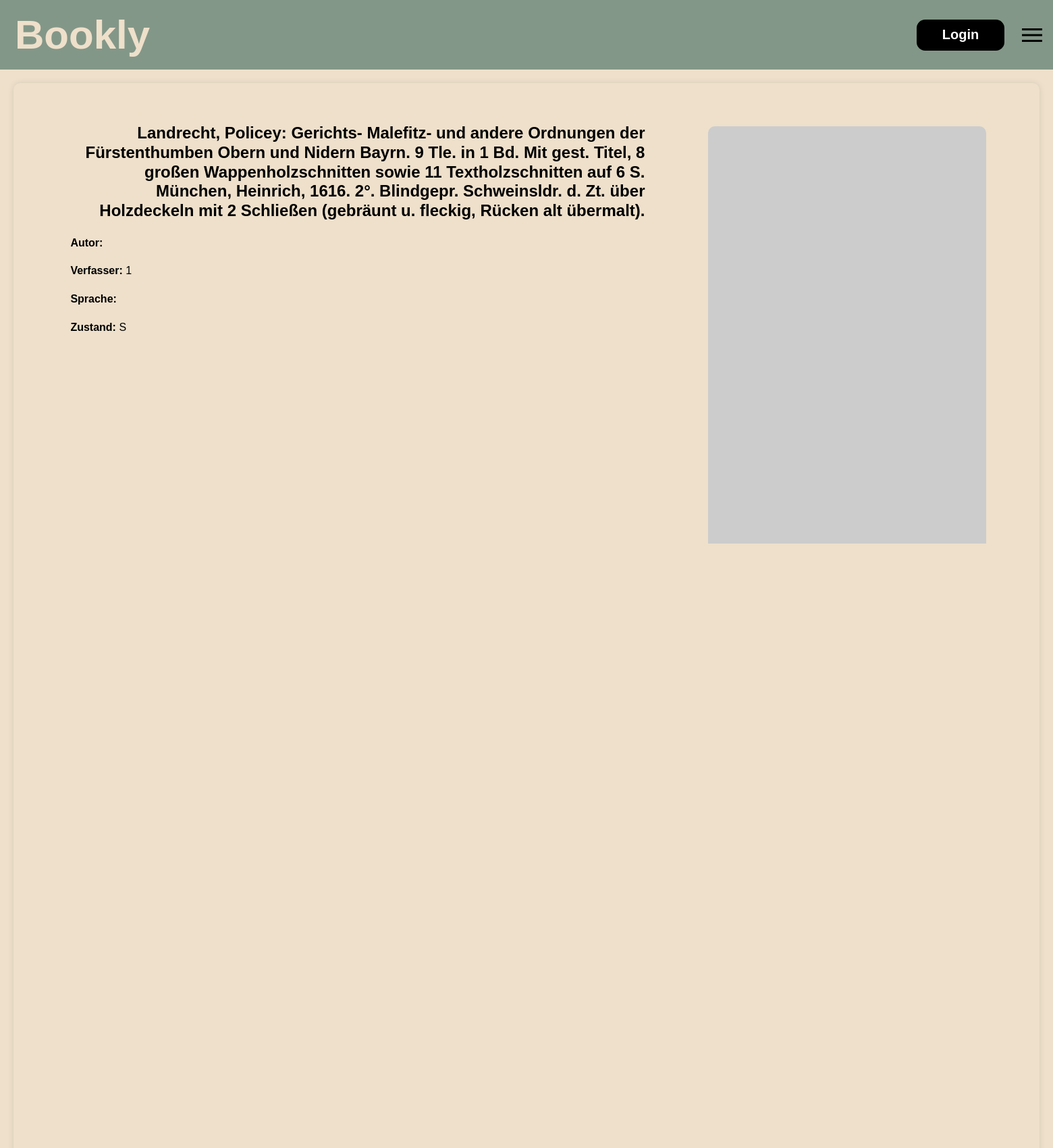
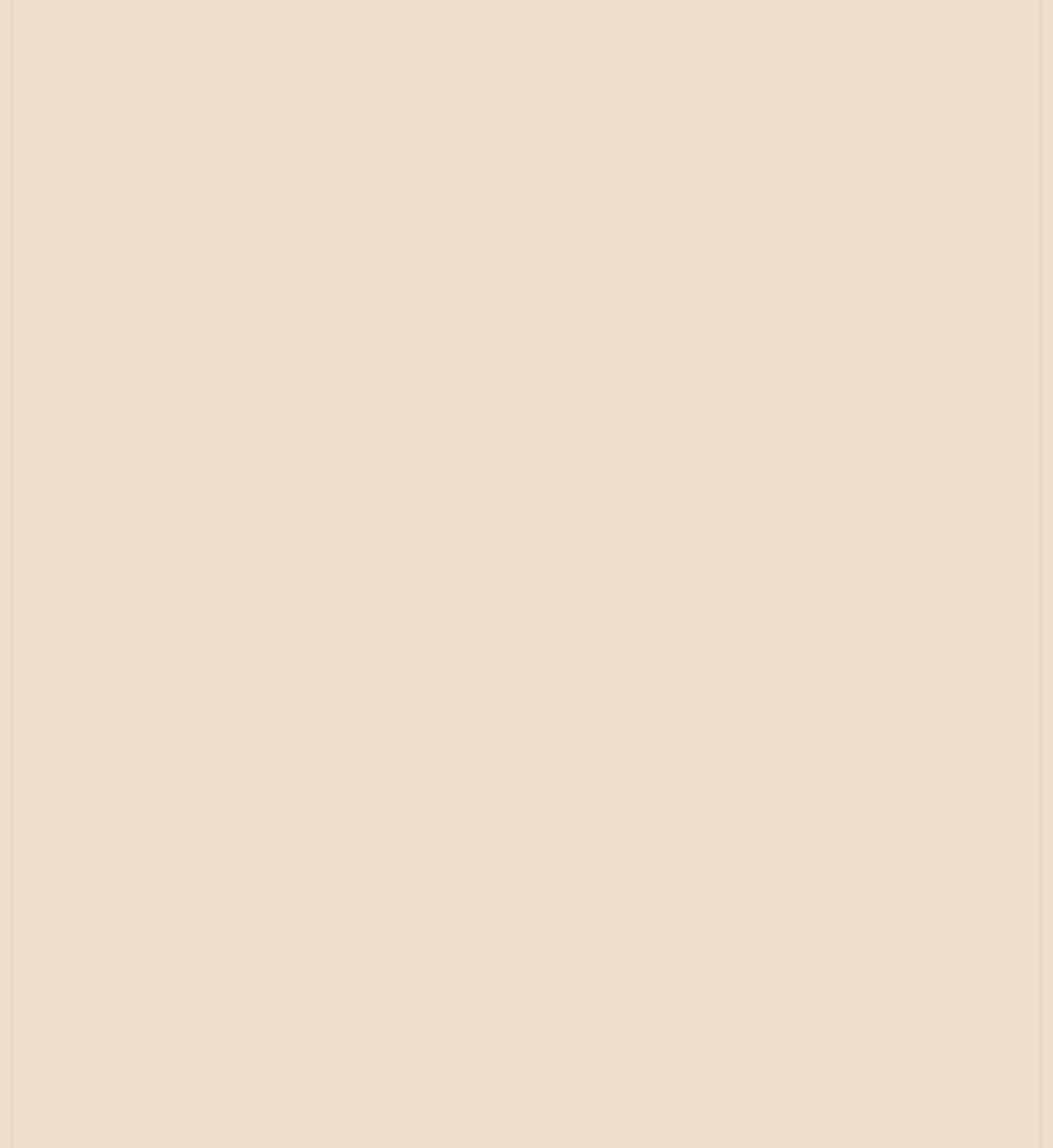
The page /Description.php?id=3 (upper part) on the database its author committed (2 pictures, top to bottom).
### tables this page shows
CREATE TABLE `buecher` (
  `id` int(10) UNSIGNED NOT NULL,
  `katalog` int(11) NOT NULL,
  `nummer` int(11) NOT NULL,
  `kurztitle` text NOT NULL,
  `kategorie` int(11) NOT NULL,
  `verkauft` tinyint(1) NOT NULL,
  `kaufer` int(11) NOT NULL,
  `autor` text NOT NULL,
  `title` text NOT NULL,
  `sprache` varchar(250) NOT NULL,
  `foto` varchar(250) NOT NULL,
  `verfasser` int(11) NOT NULL,
  `zustand` char(1) NOT NULL
);

### Description.php (the view, shortened to what this page needs)
<!DOCTYPE html>
<html lang="en">
<head>
    <link rel="stylesheet" href="style/styles.css?v=2">
</head>
<body>
<header>
  <button onclick="location.href='index.php'" style="background:none; border:none; font-size: 30px;">
    <div class="logo">
      <h1>Bookly</h1>
    </div>
  </button>
  <nav>
    <button class="btn" onclick="location.href='login.php'">Login</button>
    <hamburger-icon>
      <span></span>
      <span></span>
      <span></span>
    </hamburger-icon>
  </nav>
</header>
<div class="wrapper">
  <div class="box">
<?php
$conn = mysqli_connect("localhost", "root", "", "books");
if (isset($_GET['id'])) {
    $book_id = mysqli_real_escape_string($conn, $_GET['id']);
    $sql_book_details = "SELECT *
                         FROM buecher
                         WHERE id = '$book_id'";
    $result_book_details = $conn->query($sql_book_details);
    if ($result_book_details) {
        if (mysqli_num_rows($result_book_details) > 0) {
            $book_details = $result_book_details->fetch_assoc();
            $random_cover = "https://picsum.photos/300/450?random=" . $book_details['id'];
            echo '<div class="book-details">';
            echo '<div class="book-details-text-container">';
            echo '<h2 class="book-title">' . $book_details['title'] . '</h2>';
            echo '<p><strong>Autor:</strong> ' . $book_details['autor'] . '</p>';
            echo '<p><strong>Verfasser:</strong> ' . $book_details['verfasser'] . '</p>';
            echo '<p><strong>Sprache:</strong> ' . $book_details['sprache'] . '</p>';
            echo '<p><strong>Zustand:</strong> ' . $book_details['zustand'] . '</p>';
            echo '</div>';
            echo '<div class="book-details-image" style="background-image: url(' . $random_cover . ')"></div>';
            echo '</div>';
        } else {
            echo "Das Buch konnte nicht gefunden werden.";
        }
    } else {
        echo "Fehler beim Ausführen der Abfrage: " . mysqli_error($conn);
    }
}
?>
    </div>
</div>
</body>
</html>

### style/styles.css (style rules this page uses)
:root { --background: #EEE0CB; --primary: #839788; --secondary: #000000; --tertiary: #BAA898; --accent: #BFD7EA; }
body { background-color: var(--background); font-family: Arial, sans-serif; color: var(--secondary); margin: 0; }
header { background-color: var(--primary); padding: 1rem; display: flex; justify-content: space-between; align-items: center; }
header h1 { margin: 0; color: #EEE0CB; }
header nav { display: flex; align-items: center; gap: 1rem; }
hamburger-icon { display: inline-block; width: 30px; height: 20px; position: relative; cursor: pointer; }
hamburger-icon span { display: block; width: 100%; height: 3px; background-color: var(--secondary); position: absolute; left: 0; }
hamburger-icon span:nth-child(1) { top: 0; }
hamburger-icon span:nth-child(2) { top: 50%; transform: translateY(-50%); }
hamburger-icon span:nth-child(3) { bottom: 0; }
nav { display: flex; align-items: center; gap: 1rem; position: relative; }
.btn { width: 6.5em; height: 2.3em; margin: 0.5em; background: black; color: white; border: none; border-radius: 0.625em; font-size: 20px; font-weight: bold; cursor: pointer; position: relative; z-index: 1; overflow: hidden; }
button:not(.search-bar button):after { content: ""; background: white; position: absolute; z-index: -1; left: -20%; right: -20%; top: 0; bottom: 0; transform: skewX(-45deg) scale(0, 1); transition: all 0.5s; }
h2.book-title { font-size: 1.5rem; font-weight: bold; line-height: 1.2; text-align: right; }
.box { background-color: var(--background); box-shadow: 0px 0px 10px rgba(0, 0, 0, 0.1); padding: 20px; margin: 20px; border-radius: 10px; }
.wrapper { max-width: 100%; margin: 0 auto; }
.book-details { display: flex; min-height: 490vh; }
.book-details-text-container { width: 60%; height: auto; margin-right: 5%; padding: 20px; background-color: var(--background); border-radius: 10px; font-size: 16px; line-height: 1.6; margin-left: 3%; }
.book-details-text-container p { margin-bottom: 10px; margin-left: 0%; }
.book-details-image { width: 29%; height: auto; margin-left: 0%; margin-top: 3%; margin-right: 4%; border-top-right-radius: 10px; border-top-left-radius: 10px; border-bottom-right-radius: 10px; border-bottom-left-radius: 10px; border-radius: 10px; background-size: contain; background-repeat: no-repeat; }

### rows shown on the page
buecher: title "Landrecht, Policey: Gerichts- Malefitz- und andere Ordnungen der Fürstenthumben Obern und Nidern Bayrn. 9 Tle. in 1 Bd. Mit gest. Titel, 8 großen Wappenholzschnitten sowie 11 Textholzschnitten auf 6 S. München, Heinrich, 1616. 2°. Blindgepr. Schweinsldr. d. Zt. über Holzdeckeln mit 2 Schließen (gebräunt u. fleckig, Rücken alt übermalt).", verfasser "1", zustand "S"
